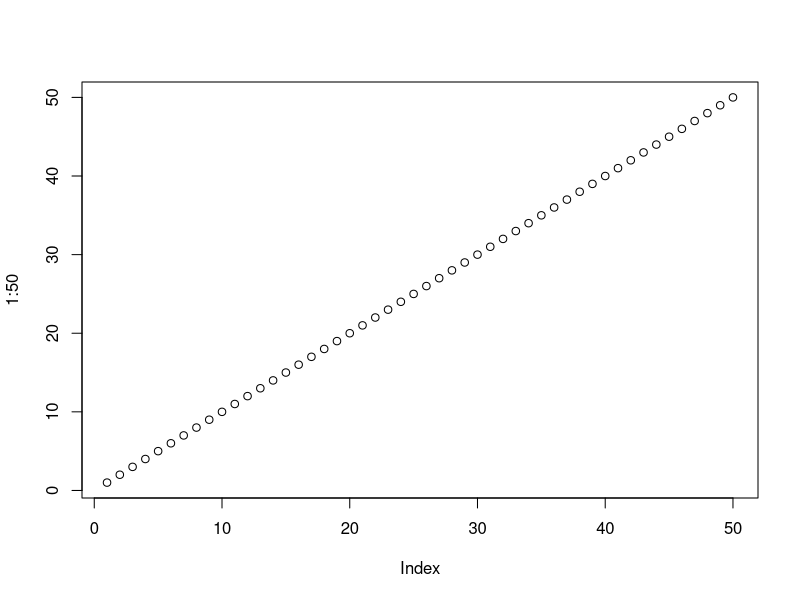

Write the R code that produced this figure.
## ---- chunk 1
myFavoriteName<- "Bashir Assad"
## ---- chunk 2
myFavoriteName
## ---- chunk 3
cat("The fog came in\non little cats feet.")
## ---- chunk 4
plot(1:50)
